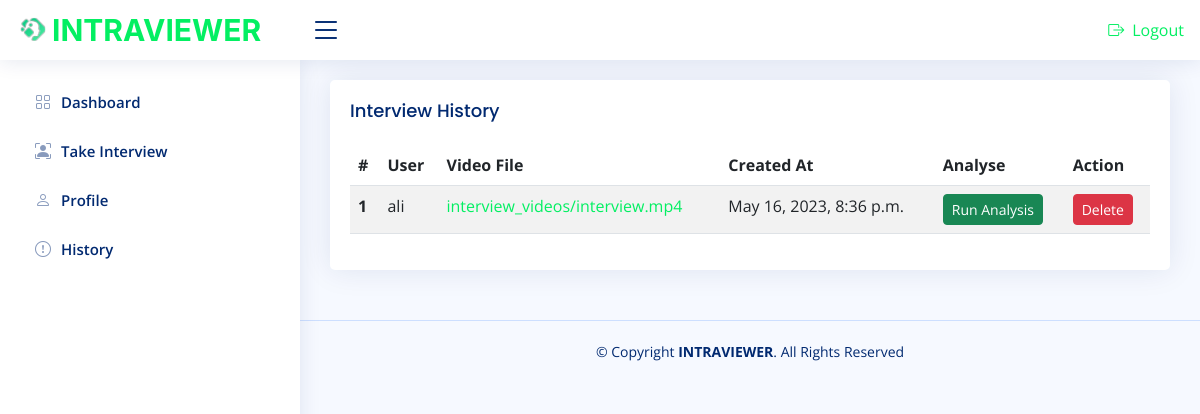
The page /history/ (signed in) on the database as committed earlier.
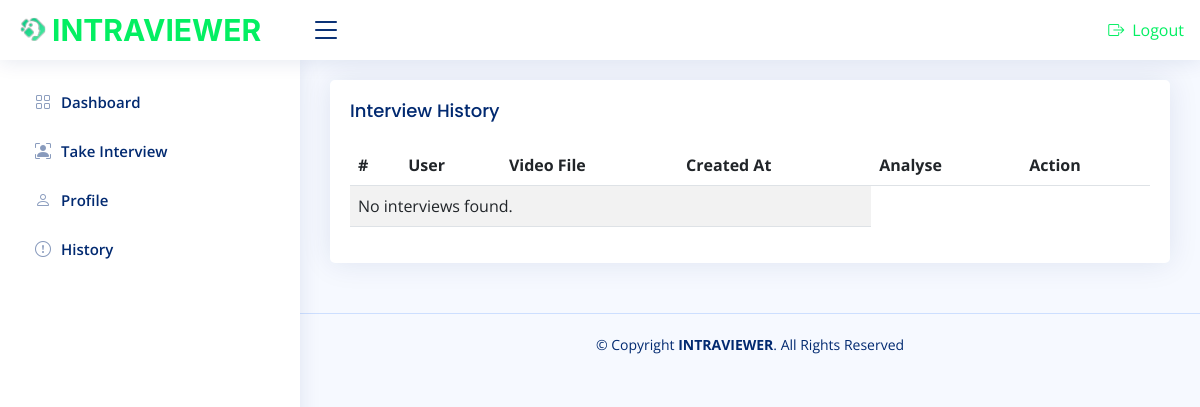
The same page on the database as committed later.
### interview/models.py (models this page shows, shortened)
class Interview(models.Model):
    user = models.ForeignKey(User, on_delete=models.CASCADE)
    video_file = models.FileField(upload_to='interview_videos')
    created_at = models.DateTimeField(auto_now_add=True)

### interview/views.py (the view)
# urls.py: path('history/', HistoryView.as_view(), name='history'),
class HistoryView(View):
    def dispatch(self, request, *args, **kwargs):
        if not request.user.is_authenticated:
            return redirect('login')
        return super().dispatch(request, *args, **kwargs)
    def get(self, request):
        interviews = Interview.objects.filter(user=request.user)
        return render(request, 'core/history.html', {'interviews': interviews})

### core/templates/core/history.html (shortened to what this page needs)
{% extends 'core/userbase.html' %}
 {% load static %}
{% block history %}
  <section class="section">
    <div class="row">
      <div class="col-lg-12">
        <div class="card">
          <div class="card-body">
            <h5 class="card-title">Interview History</h5>
            <table class="table table-striped">
              <thead>
                <tr>
                  <th scope="col">#</th>
                  <th scope="col">User</th>
                  <th scope="col">Video File</th>
                  <th scope="col">Created At</th>
                  <th scope="col">Analyse</th>
                  <th scope="col">Action</th>
                </tr>
              </thead>
              <tbody>
                {% for interview in interviews %}
                <tr>
                  <th scope="row">{{ forloop.counter }}</th>
                  <td>{{ interview.user }}</td>
                  <td><a href="{{ interview.video_file.url }}">{{ interview.video_file.name }}</a></td>
                  <td>{{ interview.created_at }}</td>
                  <td>
                    <form action="{% url 'analysis' interview.id %}" method="post">
                      <input type="submit" value="Run Analysis" class='btn btn-success btn-sm' >
                    </form>
                  </td>
                  <td>
                    <form action="{% url 'delete_interview' interview.id %}" method="POST">
                      <button type="submit" class="btn btn-danger btn-sm">Delete</button>
                    </form>
                  </td>
                </tr>
                {% empty %}
                <tr>
                  <td colspan="4">No interviews found.</td>
                </tr>
                {% endfor %}
              </tbody>
            </table>
          </div>
        </div>
      </div>
    </div>
  </section>
{% endblock history %}

Rows that differ between the two databases and show on the page:
removed Interview: user "ali", video_file.name "interview_videos/interview.mp4", created_at "May 16, 2023, 8:36 p.m."
Other text that changed with them:
text now shown: "No interviews found."
